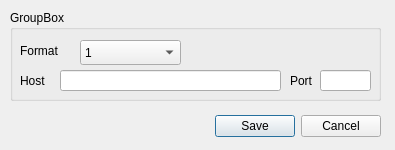
<?xml version="1.0" encoding="UTF-8"?>
<ui version="4.0">
 <class>CreateEditInputDialog</class>
 <widget class="QDialog" name="CreateEditInputDialog">
  <property name="windowModality">
   <enum>Qt::WindowModal</enum>
  </property>
  <property name="geometry">
   <rect>
    <x>0</x>
    <y>0</y>
    <width>395</width>
    <height>150</height>
   </rect>
  </property>
  <property name="minimumSize">
   <size>
    <width>395</width>
    <height>150</height>
   </size>
  </property>
  <property name="maximumSize">
   <size>
    <width>395</width>
    <height>150</height>
   </size>
  </property>
  <property name="windowTitle">
   <string/>
  </property>
  <widget class="QDialogButtonBox" name="buttonBox">
   <property name="geometry">
    <rect>
     <x>10</x>
     <y>110</y>
     <width>371</width>
     <height>32</height>
    </rect>
   </property>
   <property name="orientation">
    <enum>Qt::Horizontal</enum>
   </property>
   <property name="standardButtons">
    <set>QDialogButtonBox::Cancel|QDialogButtonBox::Save</set>
   </property>
  </widget>
  <widget class="QGroupBox" name="groupBox">
   <property name="geometry">
    <rect>
     <x>10</x>
     <y>10</y>
     <width>371</width>
     <height>91</height>
    </rect>
   </property>
   <property name="title">
    <string>GroupBox</string>
   </property>
   <widget class="QComboBox" name="comboBoxformat">
    <property name="geometry">
     <rect>
      <x>70</x>
      <y>30</y>
      <width>101</width>
      <height>25</height>
     </rect>
    </property>
    <item>
     <property name="text">
      <string>1</string>
     </property>
    </item>
    <item>
     <property name="text">
      <string>2</string>
     </property>
    </item>
    <item>
     <property name="text">
      <string>3</string>
     </property>
    </item>
    <item>
     <property name="text">
      <string>JSON</string>
     </property>
    </item>
    <item>
     <property name="text">
      <string>JSONdump</string>
     </property>
    </item>
   </widget>
   <widget class="QLabel" name="label">
    <property name="geometry">
     <rect>
      <x>10</x>
      <y>30</y>
      <width>51</width>
      <height>21</height>
     </rect>
    </property>
    <property name="text">
     <string>Format</string>
    </property>
   </widget>
   <widget class="QLineEdit" name="lineEditfeederhost">
    <property name="geometry">
     <rect>
      <x>50</x>
      <y>60</y>
      <width>221</width>
      <height>21</height>
     </rect>
    </property>
   </widget>
   <widget class="QLabel" name="label_2">
    <property name="geometry">
     <rect>
      <x>10</x>
      <y>60</y>
      <width>31</width>
      <height>21</height>
     </rect>
    </property>
    <property name="text">
     <string>Host</string>
    </property>
   </widget>
   <widget class="QLabel" name="label_3">
    <property name="geometry">
     <rect>
      <x>280</x>
      <y>60</y>
      <width>31</width>
      <height>21</height>
     </rect>
    </property>
    <property name="text">
     <string>Port</string>
    </property>
   </widget>
   <widget class="QLineEdit" name="lineEditfeederport">
    <property name="geometry">
     <rect>
      <x>310</x>
      <y>60</y>
      <width>51</width>
      <height>21</height>
     </rect>
    </property>
   </widget>
  </widget>
 </widget>
 <resources/>
 <connections>
  <connection>
   <sender>buttonBox</sender>
   <signal>accepted()</signal>
   <receiver>CreateEditInputDialog</receiver>
   <slot>accept()</slot>
   <hints>
    <hint type="sourcelabel">
     <x>248</x>
     <y>254</y>
    </hint>
    <hint type="destinationlabel">
     <x>157</x>
     <y>274</y>
    </hint>
   </hints>
  </connection>
  <connection>
   <sender>buttonBox</sender>
   <signal>rejected()</signal>
   <receiver>CreateEditInputDialog</receiver>
   <slot>reject()</slot>
   <hints>
    <hint type="sourcelabel">
     <x>316</x>
     <y>260</y>
    </hint>
    <hint type="destinationlabel">
     <x>286</x>
     <y>274</y>
    </hint>
   </hints>
  </connection>
 </connections>
</ui>
